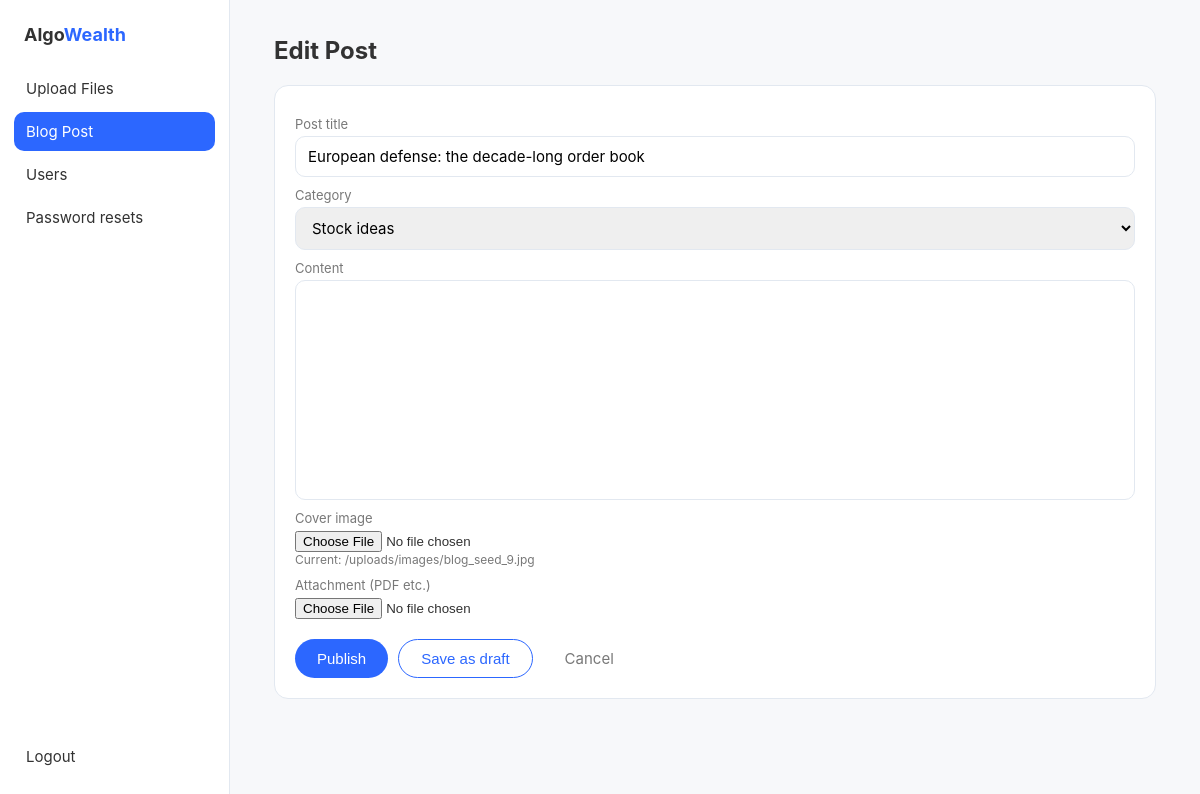
The page /admin/posts/edit/10 (signed in) on the database its author committed.
### tables this page shows
CREATE TABLE posts (
    id INTEGER PRIMARY KEY AUTOINCREMENT,
    title TEXT NOT NULL,
    type TEXT NOT NULL CHECK (type IN ('stock_ideas', 'reports')),
    status TEXT NOT NULL DEFAULT 'draft' CHECK (status IN ('draft', 'published')),
    image_path TEXT,
    file_path TEXT,
    content_json TEXT,
    content_plain TEXT,
    created_at TEXT NOT NULL DEFAULT (datetime('now')),
    published_at TEXT
);

### backend/app/admin.py (the view)
@router.get("/posts/edit/{post_id}")
def post_edit(request: Request, post_id: int,
              admin: sqlite3.Row = Depends(current_admin)):
    post = db.get_post(post_id)
    if post is None:
        return RedirectResponse("/admin/posts", status_code=303)
    return _page(request, "post_form.html", active="posts", post=post,
                 content_json=post["content_json"] or "")

### backend/app/templates/admin/post_form.html (shortened to what this page needs)
{% extends "admin/layout.html" %}
{% block content %}
<h1>{{ 'Edit Post' if post else 'Create Post' }}</h1>
<div class="card">
  <form method="post" action="/admin/posts/save" enctype="multipart/form-data" id="postForm">
    <label>Post title</label>
    <input type="text" name="title" required value="{{ post.title if post else '' }}">
    <label>Category</label>
    <select name="type">
      <option value="stock_ideas" {% if post and post.type=='stock_ideas' %}selected{% endif %}>Stock ideas</option>
    </select>
    <label>Content</label>
    <div id="editorjs" style="border:1px solid #E2E8F0;border-radius:10px;padding:8px 14px;background:#fff;min-height:220px"></div>
    <label>Cover image</label>
    <input type="file" name="image" accept="image/*">
    {% if post and post.image_path %}<div style="font-size:12px;color:#787878">Current: {{ post.image_path }}</div>{% endif %}
    <label>Attachment (PDF etc.)</label>
    <input type="file" name="attachment">
    <div style="margin-top:20px;display:flex;gap:10px">
      <button type="submit" name="action" value="publish">Publish</button>
      <button type="submit" name="action" value="draft" class="ghost">Save as draft</button>
      <a class="btn" style="background:transparent;color:#787878" href="/admin/posts">Cancel</a>
    </div>
  </form>
</div>
{% endblock %}

### backend/app/templates/admin/layout.html (style rules this page uses)
:root { --blue:#2C67FF; --dark:#323232; --gray:#787878; --border:#E2E8F0; --bg:#F7F8FA; }
* { box-sizing:border-box; margin:0; }
body { font-family:-apple-system,BlinkMacSystemFont,'Segoe UI',Inter,sans-serif; background:var(--bg); color:var(--dark); display:flex; min-height:100vh; }
h1 { font-size:24px; margin-bottom:20px; }
.card { background:#fff; border:1px solid var(--border); border-radius:14px; padding:20px; margin-bottom:18px; }
label { display:block; font-size:13px; color:var(--gray); margin:10px 0 4px; }
input[type=text], input[type=email], input[type=password], input[type=date], select, textarea { width:100%; padding:10px 12px; border:1px solid var(--border); border-radius:10px; font-size:15px; font-family:inherit; }
button, .btn { background:var(--blue); color:#fff; border:0; border-radius:22px; padding:10px 22px; font-size:15px; cursor:pointer; text-decoration:none; display:inline-block; }
button.ghost { background:transparent; color:var(--blue); border:1px solid var(--blue); }

### rows shown on the page
posts: title "European defense: the decade-long order book", type "Stock ideas", image_path "/uploads/images/blog_seed_9.jpg"

### other values the page prints
{{ 'Edit Post' if post else 'Create Post' }} "Edit Post"
